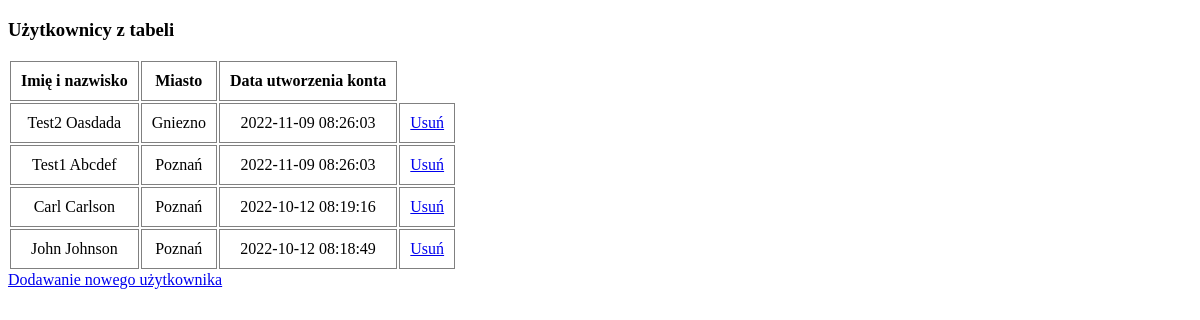
The app's page /4_tabela_insert.php, older data.
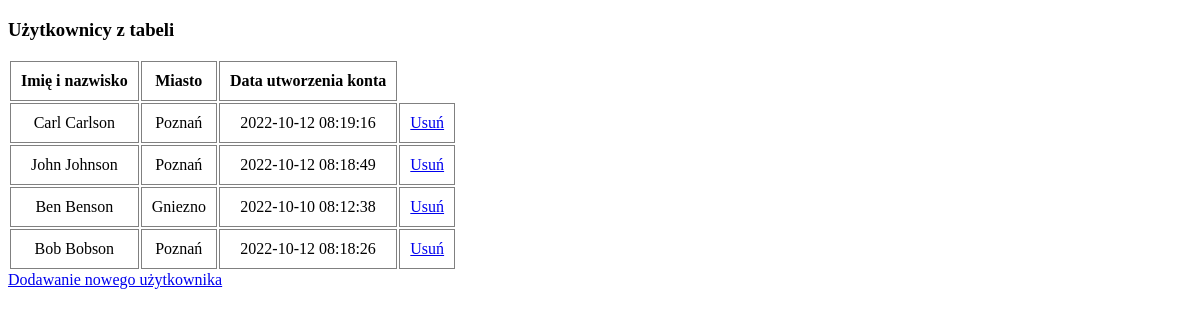
The same page, newer data.
### tables this page shows
CREATE TABLE `users` (
  `id` int(10) UNSIGNED NOT NULL,
  `city_id` int(10) UNSIGNED NOT NULL,
  `name` varchar(20) NOT NULL,
  `surname` varchar(50) NOT NULL,
  `created_at` datetime NOT NULL DEFAULT current_timestamp()
);

CREATE TABLE `cities` (
  `id` int(10) UNSIGNED NOT NULL,
  `city` varchar(50) NOT NULL
);

### 4_tabela_insert.php (the view, shortened to what this page needs)
<!DOCTYPE html>
<html lang="en" dir="ltr">
  <head>
    <link rel="stylesheet" href="./styles/style.css">
  </head>
  <body>
    <h3>Użytkownicy z tabeli</h3>
    <table>
      <tr>
        <th>Imię i nazwisko</th>
        <th>Miasto</th>
        <th>Data utworzenia konta</th>
      </tr>
      <?php
        require_once("./scripts/1_connect.php");
        $sql = "SELECT `users`.`id`, `users`.`name`, `users`.`surname`, `users`.`created_at`, `cities`.`city` FROM `users` INNER JOIN `cities` ON `users`.`city_id`=`cities`.`id` ORDER BY id DESC;";
        $result = $conn->query($sql);
        while ($user = $result->fetch_assoc()) {
          echo <<< E
          <tr>
            <td>$user[name] $user[surname]</td>
            <td>$user[city]</td>
            <td>$user[created_at]</td>
            <td><a href="./scripts/delete_user.php?userid=$user[id]">Usuń</a></td>
          </tr>
          E;
        }
        echo "</table>";
          if (isset($_GET['adduser'])){
            echo "<h4>Dodawanie nowego użytkownika</h4>";
            echo <<< ADDUSER
            <form action="./scripts/add_user.php" method="post">
            <select name="city_id">
              ADDUSER;
              $sql="SELECT * FROM `cities`";
              $result=$conn->query($sql);
              while ($city=$result->fetch_assoc()){
                echo "<option value=\"$city[id]\">$city[city]</option>";
              }
            echo <<< ADDUSER
              </select><br><br>
              <input type="text" name="name" placeholder="Podaj imie" value="Test"><br><br>
              <input type="text" name="surname" placeholder="Podaj nazwisko" value="Testing"><br><br>
              <input type="submit" value="Dodaj użytkownika">
            </form>
            ADDUSER;
          }else{
            echo '<a href="./4_tabela_insert.php?adduser=1">Dodawanie nowego użytkownika</a>';
          }
      ?>
  </body>
</html>

Row changes from the older to the newer data that the page shows:
removed users: name "Test2", surname "Oasdada", city.city "Gniezno", created_at "2022-11-09 08:26:03"
removed users: name "Test1", surname "Abcdef", city.city "Poznań", created_at "2022-11-09 08:26:03"
added users: name "Ben", surname "Benson", city.city "Gniezno", created_at "2022-10-10 08:12:38"
added users: name "Bob", surname "Bobson", city.city "Poznań", created_at "2022-10-12 08:18:26"
